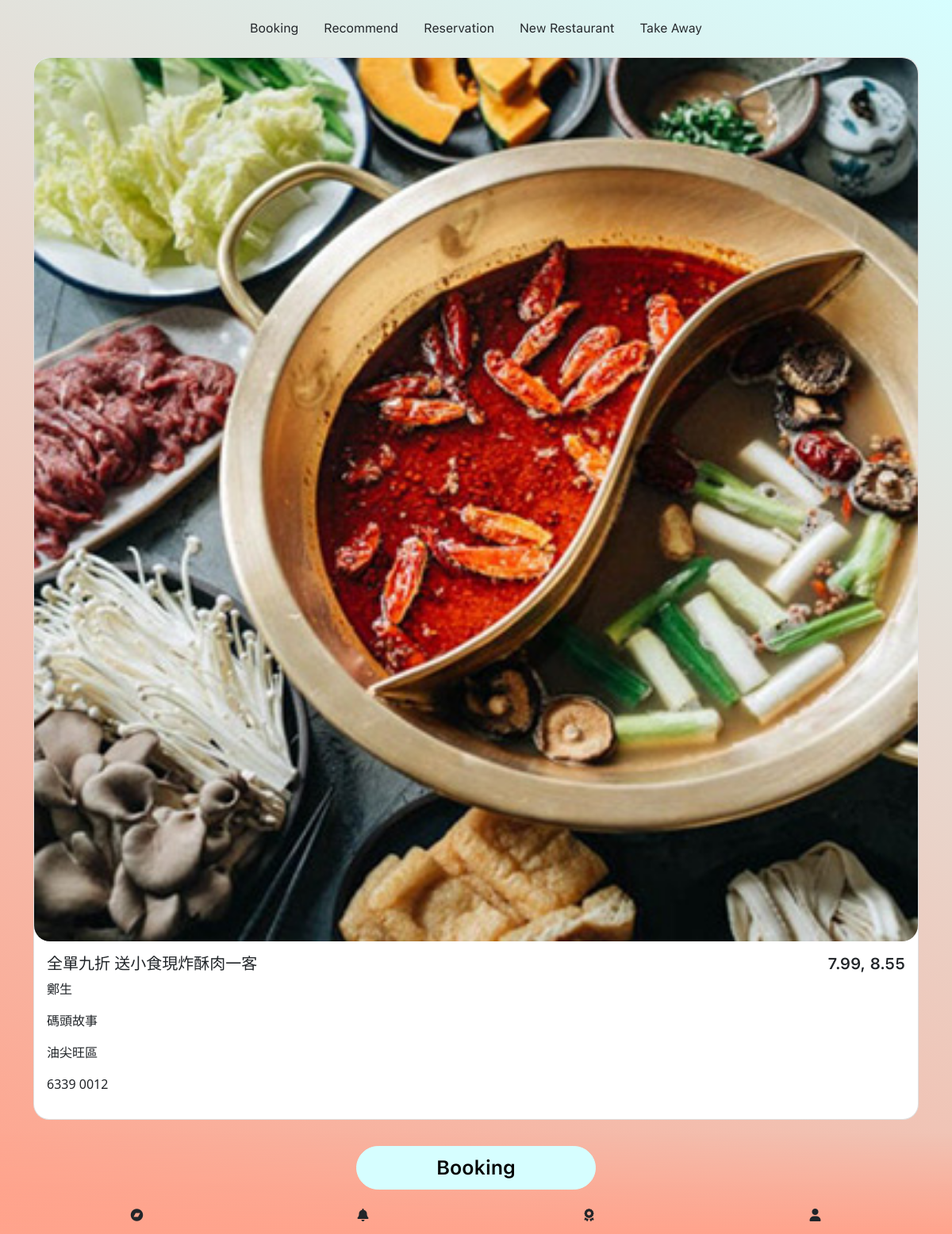
Page /Product?restaurant_id=11 on the committed database.
### tables this page shows
CREATE TABLE `product` (
  `id` int(11) NOT NULL,
  `restaurant_id` int(11) NOT NULL,
  `p_name` varchar(100) NOT NULL,
  `code` varchar(10) NOT NULL,
  `time` varchar(100) NOT NULL,
  `discount` int(11) NOT NULL,
  `price` varchar(100) NOT NULL,
  `description` varchar(5000) NOT NULL,
  `image` varchar(200) NOT NULL,
  `status` int(11) NOT NULL DEFAULT 1,
  `updated_at` timestamp NOT NULL DEFAULT current_timestamp() ON UPDATE current_timestamp()
);

CREATE TABLE `restaurant` (
  `id` int(11) NOT NULL,
  `name` varchar(100) NOT NULL,
  `brand` varchar(150) NOT NULL,
  `number` varchar(150) NOT NULL,
  `address` varchar(500) NOT NULL,
  `image` varchar(250) NOT NULL,
  `status` int(11) NOT NULL DEFAULT 1,
  `updated_at` timestamp NOT NULL DEFAULT current_timestamp() ON UPDATE current_timestamp()
);

### admin/includes/dbController.php (called while the page is built, shortened)
<?php
class DBController {
    private $host = "localhost";
    private $user = "root";
    private $password = "";
    private $database = "restaurents";
    private $conn;
    function __construct() {
        $this->conn = $this->connectDB();
    }
    function connectDB() {
        $conn = mysqli_connect($this->host,$this->user,$this->password,$this->database);
        return $conn;
    }
    function runQuery($query) {
        $result = mysqli_query($this->conn,$query);
        while($row=mysqli_fetch_assoc($result)) {
            $resultset[] = $row;
        }
        if(!empty($resultset))
            return $resultset;
    }
    function numRows($query) {
        $result  = mysqli_query($this->conn,$query);
        $rowcount = mysqli_num_rows($result);
        return $rowcount;
    }
}

### includes/db-configure.php (called while the page is built)
<?php
require_once("admin/includes/dbController.php");
$db_handle = new DBController();
require_once("admin/includes/send_report.php");

### admin/includes/send_report.php (called while the page is built, shortened)
<?php
$daily_report = $db_handle->runQuery("SELECT * FROM `daily_report` order by id desc");
$monthly_report = $db_handle->runQuery("SELECT * FROM `monthly_report` order by id desc");

### product.php (the view, shortened to what this page needs)
<?php
require_once('includes/db-configure.php');
?>
<!doctype html>
<html lang="en">
<head>
    <link href="assets/vendors/bootstrap/css/bootstrap.min.css" rel="stylesheet"/>
    <link rel="stylesheet" href="assets/vendors/font-awesome/css/all.min.css"/>
    <link rel='stylesheet' href='assets/vendors/swiper/css/swiper.min.css'>
    <link rel='stylesheet' href='assets/css/style.css'>
</head>
<body>
<section class="container mt-3 mb-5 pb-5">
    <div class="header">
        <ul class="nav d-flex justify-content-center">
            <li class="nav-item">
                <a class="nav-link active text-dark" aria-current="page" href="#">Booking</a>
            </li>
            <li class="nav-item">
                <a class="nav-link text-dark" href="#">Recommend</a>
            </li>
            <li class="nav-item">
                <a class="nav-link text-dark" href="#">Reservation</a>
            </li>
            <li class="nav-item">
                <a class="nav-link text-dark" href="#">New Restaurant</a>
            </li>
            <li class="nav-item">
                <a class="nav-link text-dark" href="#">Take Away</a>
            </li>
        </ul>
    </div>
    <?php
    if (isset($_GET['restaurant_id'])) {
        $product_data = $db_handle->runQuery("SELECT * FROM restaurant, product where product.restaurant_id=restaurant.id and product.restaurant_id={$_GET['restaurant_id']} order by product.id desc");
        $row_count = $db_handle->numRows("SELECT * FROM product, restaurant where product.restaurant_id=restaurant.id and product.restaurant_id={$_GET['restaurant_id']} order by product.id desc");
        for ($i = 0; $i < $row_count; $i++) {
            ?>
            <div class="row mt-3 <?php if ($i + 1 == $row_count) {
                echo 'mb-5';
            } ?>">
                <div class="col-12">
                    <div class="card">
                        <a href="Product-Details?product_id=<?php echo $product_data[$i]["id"]; ?>" class="product-link">
                            <img src="<?php echo $product_data[$i]["image"]; ?>" class="card-img-top card-product-image"
                                 alt="...">
                        </a>
                        <div class="card-body">
                            <div class="row">
                                <div class="col-6">
                                    <h5 class="card-title"><?php echo $product_data[$i]["p_name"]; ?></h5>
                                    <p><?php echo $product_data[$i]["name"]; ?></p>
                                    <p><?php echo $product_data[$i]["brand"]; ?></p>
                                    <p><?php echo $product_data[$i]["address"]; ?></p>
                                    <p><?php echo $product_data[$i]["number"]; ?></p>
                                </div>
                                <div class="col-6 text-end">
                                    <h5 class="card-title"><?php echo $product_data[$i]["price"]; ?></h5>
                                </div>
                            </div>
                        </div>
                    </div>
                </div>
            </div>
        <?php }
    } ?>
</section>
<footer class="fixed-bottom pb-3 pt-3 bg-custom">
    <div class="container">
        <div class="d-flex justify-content-center align-items-center">
            <button type="button" class="btn btn-info btn-lg custom-button" onclick="window.location.href='Booking'">Booking</button>
        </div>
        <div class="row mt-4">
            <div class="col-3 d-flex justify-content-center align-items-center">
                <i class="fa-brands fa-bandcamp"></i>
            </div>
            <div class="col-3 d-flex justify-content-center align-items-center">
                <i class="fa-solid fa-bell"></i>
            </div>
            <div class="col-3 d-flex justify-content-center align-items-center">
                <i class="fa-solid fa-award"></i>
            </div>
            <div class="col-3 d-flex justify-content-center align-items-center">
                <i class="fa-solid fa-user"></i>
            </div>
        </div>
    </div>
</footer>
</body>
</html>

### assets/css/style.css (style rules this page uses)
body { background-image: linear-gradient(210deg, #d6feff, #ffa38c); height: 100%; margin: 0; background-repeat: no-repeat; background-attachment: fixed; }
.bg-custom { background: linear-gradient(180deg, #fbfbfb00, #ffa38c); }
.nav-link,.card-text { font-family: 'sf-pro-regular'; }
.card-title { font-family: 'sf-pro-semibold'; }
.product-link { text-decoration: none; color: #e7e7e7; }
.card { border-radius: 1.25em; }
.card-product-image { border-radius: 1.25em; }
.custom-button { font-family: 'sf-pro-semibold'; background-color: #d6feff; border-color: #d6feff; border-radius: 35px; font-size: 25px; color: black; padding: 8px 100px; }

### rows in the picture
product: image (picture), p_name "全單九折 送小食現炸酥肉一客", restaurant.name "鄭生", restaurant.brand "碼頭故事", restaurant.address "油尖旺區", restaurant.number "6339 0012", price "7.99, 8.55"
